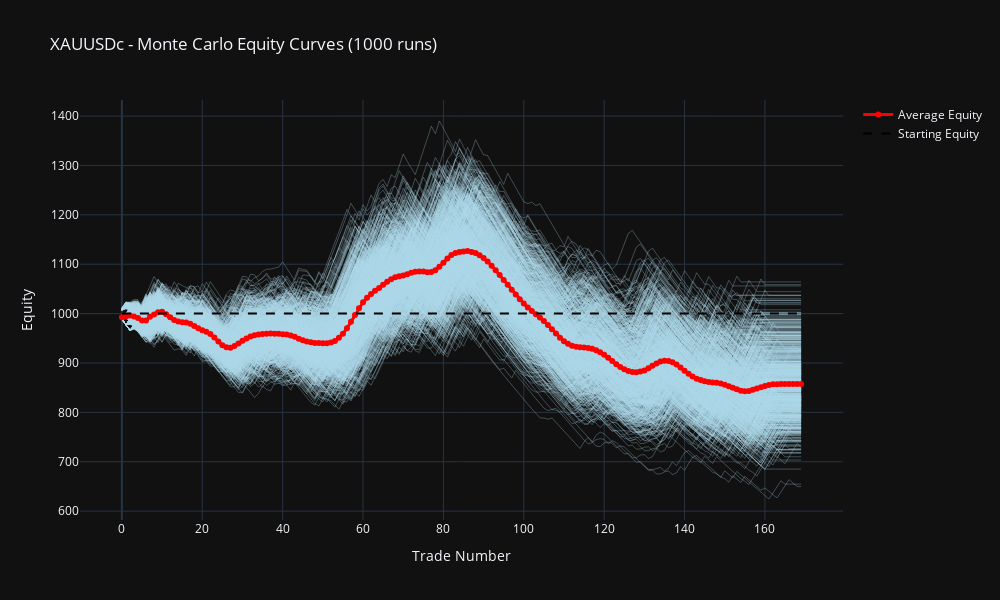

Notebook code for this chart:
### Code cell
# -----------------------------
# MONTE CARLO BACKTEST
# -----------------------------
import MetaTrader5 as mt
import pandas as pd
import numpy as np
import plotly.graph_objects as go
from plotly.subplots import make_subplots
from datetime import timedelta
import random

# -----------------------------
# 0. CONFIG
# -----------------------------
symbol = "XAUUSDc"
timeframe = mt.TIMEFRAME_H1
num_candles = 6000
risk_multiplier = 2.0
risk_per_trade_pct = 0.01
commission_pct = 0.01  
spread = 0.3
slippage_max = 1     
equity_start = 1000
montecarlo_runs = 1000
verbose = False

# -----------------------------
# 1. CONNECT & FETCH
# -----------------------------
if not mt.initialize():
    raise RuntimeError("MT5 initialization failed")

rates = mt.copy_rates_from_pos(symbol, timeframe, 0, num_candles)
df = pd.DataFrame(rates)
df['time'] = pd.to_datetime(df['time'], unit='s')
df.set_index('time', inplace=True)
df.rename(columns={'open':'Open','high':'High','low':'Low','close':'Close','tick_volume':'Volume'}, inplace=True)

# -----------------------------
# 2. CALC DELTA
# -----------------------------
df['Delta'] = df.apply(lambda r: r['Volume'] if r['Close']>r['Open'] else (-r['Volume'] if r['Close']<r['Open'] else 0), axis=1)

# -----------------------------
# 3. BUILD DAILY UTC 12->13 BOXES
# -----------------------------
df_utc = df.copy()
df_utc.index = df_utc.index.tz_localize('UTC')
df_utc['Date'] = df_utc.index.date

session_boxes = []
for day, day_df in df_utc.groupby('Date'):
    session_df = day_df[(day_df.index.hour == 19)]
    if len(session_df) == 0:
        continue
    session_high = session_df['High'].max()
    session_low  = session_df['Low'].min()
    session_start = session_df.index[0]
    session_end   = session_df.index[-1]
    mid = (session_high + session_low) / 2.0
    session_boxes.append({
        'date': day,
        'start': session_start,
        'end': session_end,
        'high': session_high,
        'low': session_low,
        'mid': mid
    })

# -----------------------------
# 4. MONTE CARLO SIMULATION
# -----------------------------
final_equities = []
all_runs_equity_curves = []

for run in range(montecarlo_runs):
    trades = []
    equity = equity_start

    for box in session_boxes:

        session_end_naive = box['end'].tz_convert(None) if hasattr(box['end'], 'tzinfo') else box['end']
        try:
            start_loc = df.index.get_loc(session_end_naive)
        except KeyError:
            start_loc = df.index.searchsorted(session_end_naive)

        monitor_slice = df.iloc[start_loc+1:]
        monitor_slice = monitor_slice[monitor_slice.index.date == box['date']]
        if monitor_slice.empty:
            continue

        mid = box['mid']
        box_high = box['high']
        box_low = box['low']

        placed_pending = False
        my_pending = []

        for idx, row in monitor_slice.iterrows():

            # --- PLACE BOTH STOPS WHEN MID IS REVISITED ---
            if not placed_pending and (row['Low'] <= mid <= row['High']):
                placed_pending = True

                # Random slippage per Monte Carlo run
                slippage_buy = random.uniform(-slippage_max, slippage_max)
                slippage_sell = random.uniform(-slippage_max, slippage_max)

                # BUY STOP
                buy_entry = box_high + spread + slippage_buy
                buy_sl = mid + slippage_buy
                buy_r = abs(buy_entry - buy_sl)
                buy_tp = buy_entry + risk_multiplier * buy_r
                buy_size = (equity * risk_per_trade_pct) / buy_r

                # SELL STOP
                sell_entry = box_low - spread + slippage_sell
                sell_sl = mid + slippage_sell
                sell_r = abs(sell_entry - sell_sl)
                sell_tp = sell_entry - risk_multiplier * sell_r
                sell_size = (equity * risk_per_trade_pct) / sell_r

                my_pending = [
                    {'side':'buystop', 'entry':buy_entry, 'sl':buy_sl, 'tp':buy_tp, 'size':buy_size, 'activated':False},
                    {'side':'sellstop','entry':sell_entry,'sl':sell_sl,'tp':sell_tp,'size':sell_size,'activated':False}
                ]
                continue

            # EXECUTE TRIGGERS
            for po in my_pending:
                if po['activated']:
                    continue

                pos_idx = monitor_slice.index.get_loc(idx)
                exit_price = None
                exit_time = None

                # BUY STOP TRIGGERED
                if po['side'] == 'buystop' and row['High'] >= po['entry']:
                    entry_price = po['entry']
                    sl = po['sl']
                    tp = po['tp']
                    for j in range(pos_idx, len(monitor_slice)):
                        r2 = monitor_slice.iloc[j]
                        if r2['High'] >= tp:
                            exit_price = tp
                            exit_time = monitor_slice.index[j]
                            break
                        if r2['Low'] <= sl:
                            exit_price = sl
                            exit_time = monitor_slice.index[j]
                            break
                    if exit_price is None:
                        exit_time = monitor_slice.index[-1]
                        exit_price = monitor_slice.iloc[-1]['Close']

                    pnl = (exit_price - entry_price - spread) * po['size']
                    pnl = pnl*(1-commission_pct) if pnl>0 else pnl*(1+commission_pct)
                    trades.append(pnl)
                    equity += pnl
                    po['activated'] = True

                # SELL STOP TRIGGERED
                elif po['side'] == 'sellstop' and row['Low'] <= po['entry']:
                    entry_price = po['entry']
                    sl = po['sl']
                    tp = po['tp']
                    for j in range(pos_idx, len(monitor_slice)):
                        r2 = monitor_slice.iloc[j]
                        if r2['Low'] <= tp:
                            exit_price = tp
                            exit_time = monitor_slice.index[j]
                            break
                        if r2['High'] >= sl:
                            exit_price = sl
                            exit_time = monitor_slice.index[j]
                            break
                    if exit_price is None:
                        exit_time = monitor_slice.index[-1]
                        exit_price = monitor_slice.iloc[-1]['Close']

                    pnl = (entry_price - exit_price - spread) * po['size']
                    pnl = pnl*(1-commission_pct) if pnl>0 else pnl*(1+commission_pct)
                    trades.append(pnl)
                    equity += pnl
                    po['activated'] = True

            if all(po['activated'] for po in my_pending) and len(my_pending)>0:
                break

        my_pending = []
        placed_pending = False

    final_equities.append(equity)
    all_runs_equity_curves.append(pd.Series(trades).cumsum() + equity_start)

# -----------------------------
# 5. REPORT MONTE CARLO RESULTS
# -----------------------------
import plotly.graph_objects as go
import numpy as np
import pandas as pd

# -----------------------------
# Convert all_runs_equity_curves to DataFrame
# -----------------------------
# Each row = trade number, each column = run
equity_df = pd.DataFrame(all_runs_equity_curves).T.fillna(method='ffill')

# Compute average equity across all runs
average_equity = equity_df.mean(axis=1)

# -----------------------------
# Plot Monte Carlo Simulation
# -----------------------------
fig = go.Figure()

# Plot individual runs as light lines
for col in equity_df.columns:
    fig.add_trace(go.Scatter(
        y=equity_df[col],
        mode='lines',
        line=dict(color='lightblue', width=1),
        opacity=0.3,
        showlegend=False
    ))

# Plot average equity curve prominently
fig.add_trace(go.Scatter(
    y=average_equity,
    mode='lines+markers',
    line=dict(color='red', width=3),
    name='Average Equity'
))

# Starting equity line
fig.add_trace(go.Scatter(
    y=[equity_start]*len(average_equity),
    mode='lines',
    line=dict(color='black', width=2, dash='dash'),
    name='Starting Equity'
))

fig.update_layout(
    template='plotly_dark',
    title=f"{symbol} - Monte Carlo Equity Curves ({montecarlo_runs} runs)",
    xaxis_title='Trade Number',
    yaxis_title='Equity',
    height=600,
    width=1000
)

fig.show()

# -----------------------------
# Print Monte Carlo stats
# -----------------------------
print(f"Monte Carlo Results ({montecarlo_runs} runs):")
print(f"Mean Final Equity: {np.mean(final_equities):.2f}")
print(f"Median Final Equity: {np.median(final_equities):.2f}")
print(f"Max Final Equity: {np.max(final_equities):.2f}")
print(f"Min Final Equity: {np.min(final_equities):.2f}")
